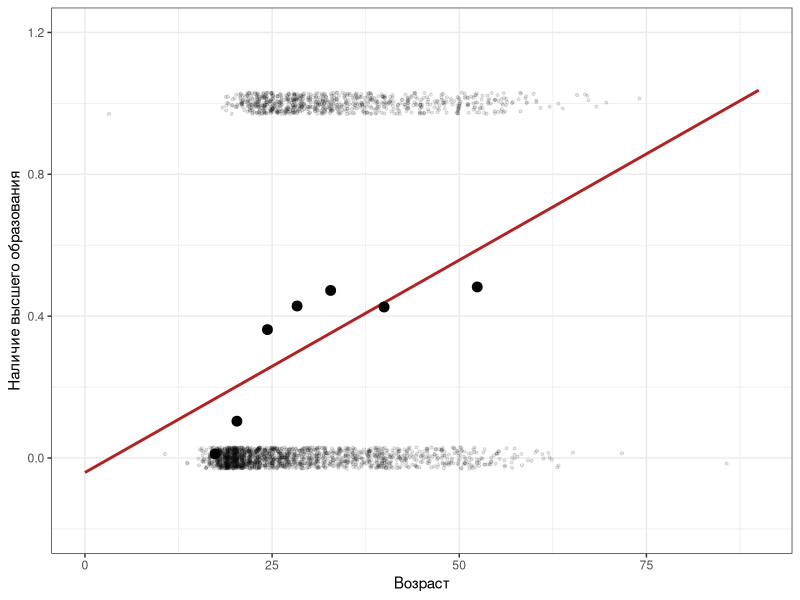
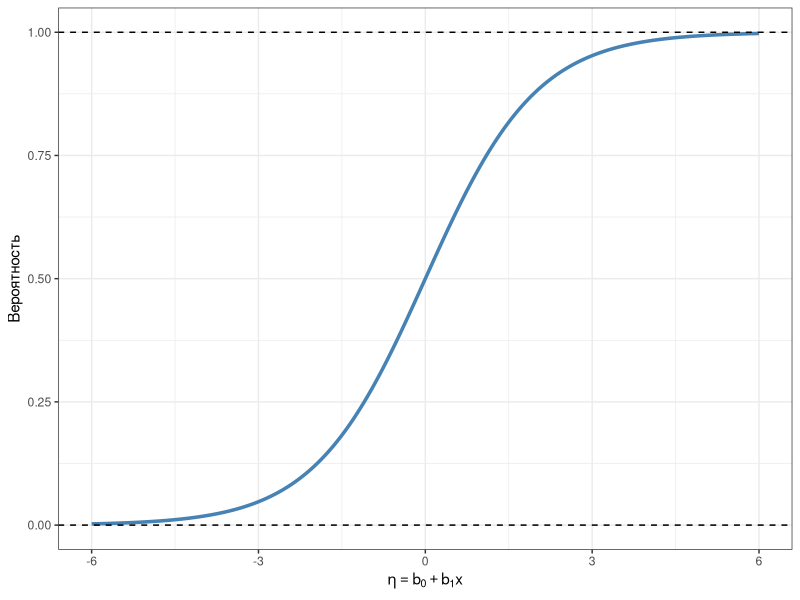
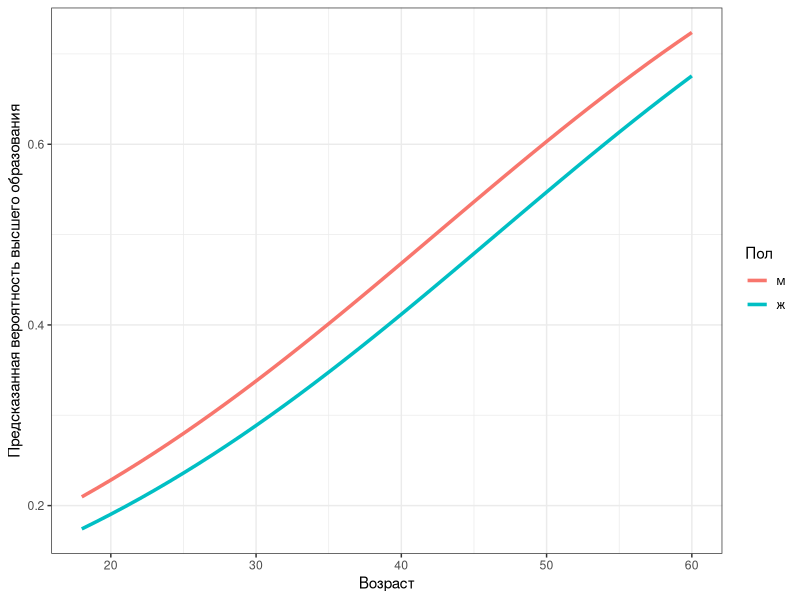

The R source for these figures, in order:
## ---- chunk 1
knitr::opts_chunk$set(echo = TRUE, eval = TRUE, warning = FALSE, message = FALSE, error = FALSE,
                      fig.height = 3.6, fig.width = 6.5)
## ---- chunk 2
library(tidyverse)
theme_set(theme_bw())
## ---- chunk 3
keys <- list(agree = c("-A1", "A2", "A3", "A4", "A5"),
             consc = c("C1", "C2", "C3", "-C4", "-C5"),
             extra = c("-E1", "-E2", "E3", "E4", "E5"),
             neuro = c("N1", "N2", "N3", "N4", "N5"),
             open  = c("O1", "-O2", "O3", "O4", "-O5"))

bfi_scores <- psych::scoreItems(keys, psych::bfi[, 1:25], min = 1, max = 6)$scores |>
  as_tibble() |>
  mutate(age = psych::bfi$age,
         gender = factor(psych::bfi$gender, labels = c("м", "ж")),
         education = psych::bfi$education)
## ---- chunk 4
bfi_deg <- bfi_scores |>
  drop_na(age, education) |>
  mutate(degree = as.integer(education >= 4))

bfi_deg |>
  summarise(n = n(), share_degree = mean(degree), .by = gender)
## ---- chunk 5
lpm <- lm(degree ~ age, data = bfi_deg)
coef(lpm)
## ---- chunk 6
#| label: fig-lpm
#| fig-cap: "Доля людей с высшим образованием в возрастных группах и линейная модель"
age_bins <- bfi_deg |>
  mutate(age_bin = cut(age, breaks = c(0, 18, 22, 26, 30, 35, 45, 90))) |>
  summarise(age = mean(age), prop = mean(degree), .by = age_bin)

ggplot(bfi_deg, aes(age, degree)) +
  geom_jitter(height = 0.03, alpha = 0.1, size = 0.8) +
  geom_smooth(method = "lm", colour = "firebrick", se = FALSE, fullrange = TRUE) +
  geom_point(data = age_bins, aes(y = prop), size = 3) +
  scale_x_continuous(limits = c(0, 90)) +
  coord_cartesian(ylim = c(-0.2, 1.2)) +
  labs(x = "Возраст", y = "Наличие высшего образования")
## ---- chunk 7
#| label: fig-logistic
#| fig-cap: "Логистическая функция: вероятность как функция линейного предиктора"
tibble(eta = seq(-6, 6, 0.05)) |>
  mutate(p = plogis(eta)) |>
  ggplot(aes(eta, p)) +
  geom_line(linewidth = 1.2, colour = "steelblue") +
  geom_hline(yintercept = c(0, 1), linetype = "dashed") +
  labs(x = expression(eta == b[0] + b[1] * x), y = "Вероятность")
## ---- chunk 8
qlogis(c(0.05, 0.2, 0.5, 0.8, 0.95))
plogis(c(-2.94, 0, 2.94))
## ---- chunk 9
neg_loglik <- function(b, x, y) {
  p <- plogis(b[1] + b[2] * x)
  -sum(y * log(p) + (1 - y) * log(1 - p))
}

opt <- optim(c(0, 0), neg_loglik, x = bfi_deg$age, y = bfi_deg$degree)
opt$par
## ---- chunk 10
m1 <- glm(degree ~ age, family = binomial, data = bfi_deg)
coef(m1)
## ---- chunk 11
m2 <- glm(degree ~ age + open + gender, family = binomial, data = bfi_deg)
summary(m2)
## ---- chunk 12
or_tab <- exp(cbind(OR = coef(m2), confint(m2)))
round(or_tab, 3)
## ---- chunk 13
new_data <- expand_grid(age = 18:60, open = 4.6, gender = factor(c("м", "ж"), levels = c("м", "ж")))

new_data |>
  mutate(p = predict(m2, newdata = new_data, type = "response")) |>
  ggplot(aes(age, p, colour = gender)) +
  geom_line(linewidth = 1.2) +
  labs(x = "Возраст", y = "Предсказанная вероятность высшего образования",
       colour = "Пол")
## ---- chunk 14
predict(m2, tibble(age = 30, open = 4.6, gender = factor("ж", levels = c("м", "ж"))),
        type = "response")
## ---- chunk 15
c(null_deviance = m2$null.deviance, residual_deviance = m2$deviance,
  df_null = m2$df.null, df_resid = m2$df.residual)
## ---- chunk 16
m0 <- glm(degree ~ 1, family = binomial, data = bfi_deg)
anova(m0, m2, test = "Chisq")
## ---- chunk 17
anova(m1, m2, test = "Chisq")
## ---- chunk 18
car::Anova(m2, type = 3)
## ---- chunk 19
tibble(model = c("age", "age + open + gender"),
       AIC = c(AIC(m1), AIC(m2)),
       BIC = c(BIC(m1), BIC(m2)))
## ---- chunk 20
1 - m2$deviance / m2$null.deviance
## ---- chunk 21
car::vif(m2)
